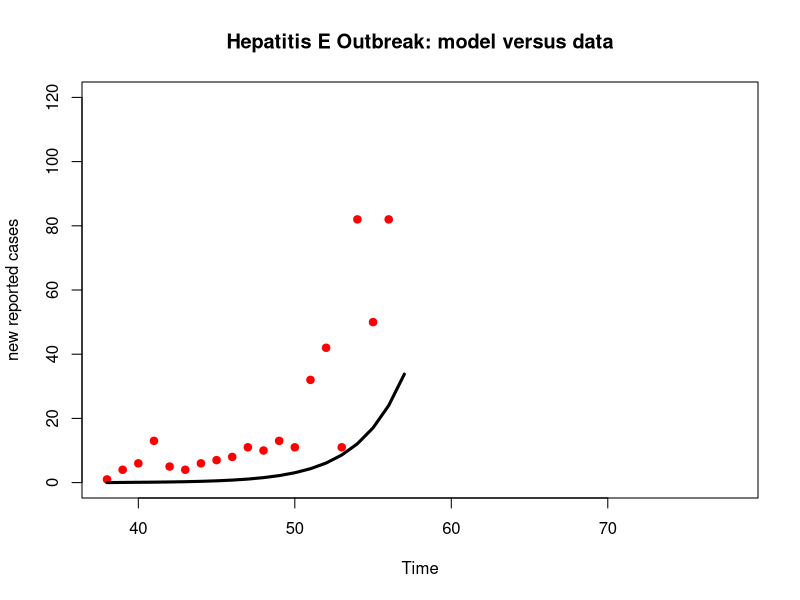
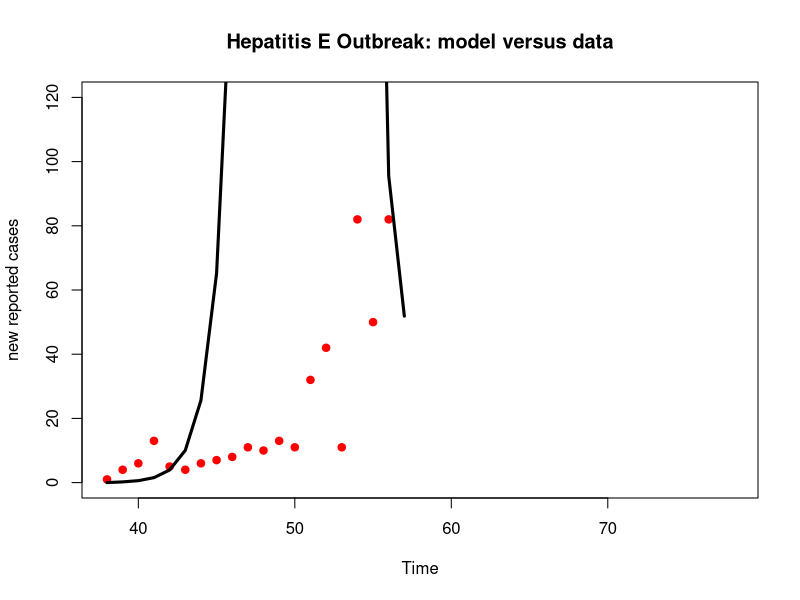
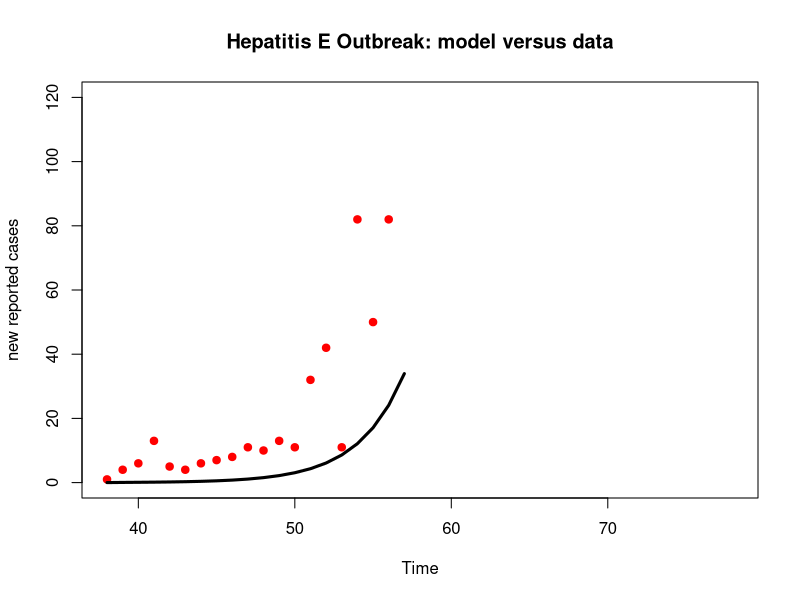
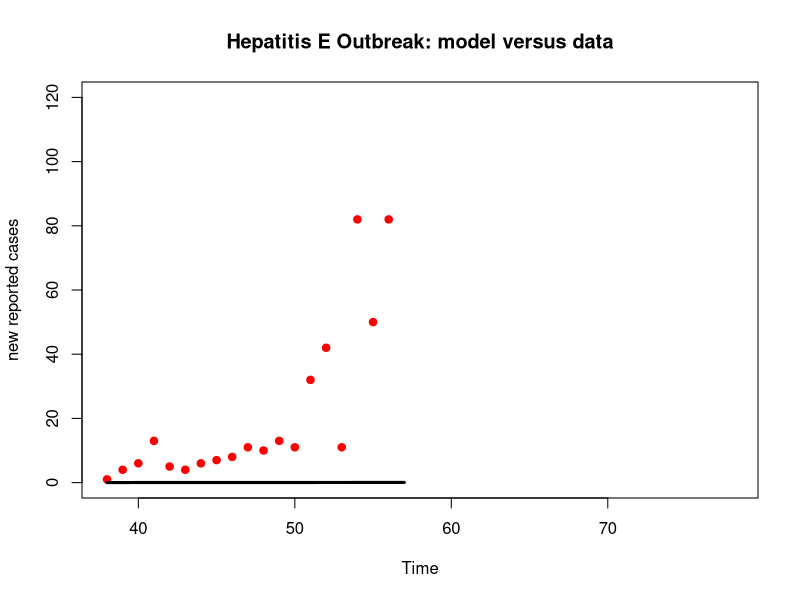
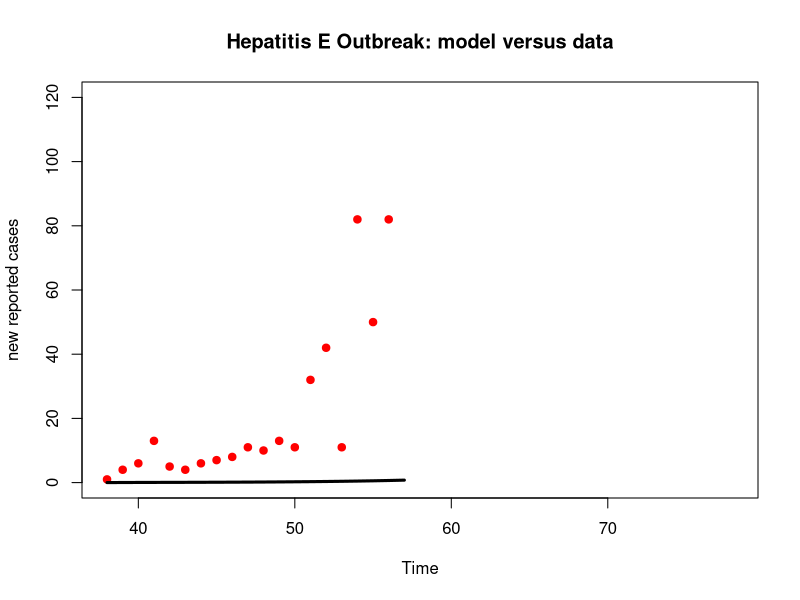
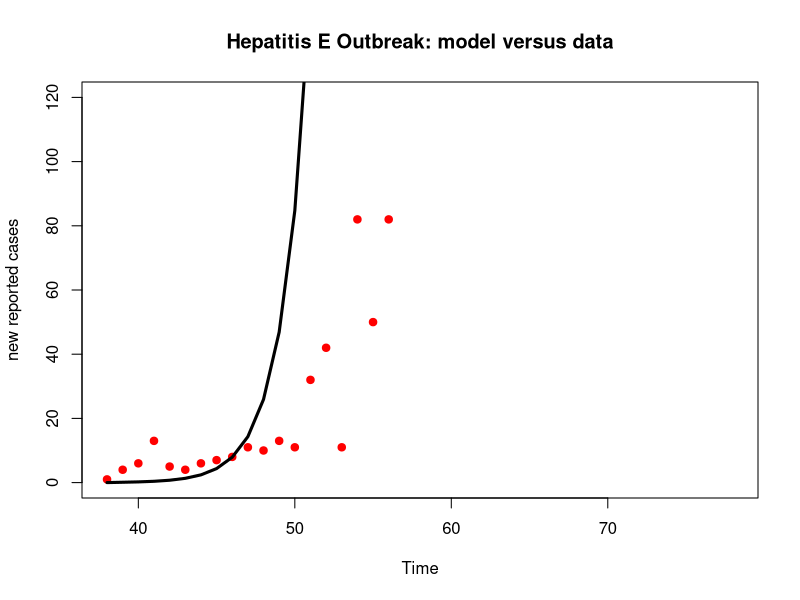
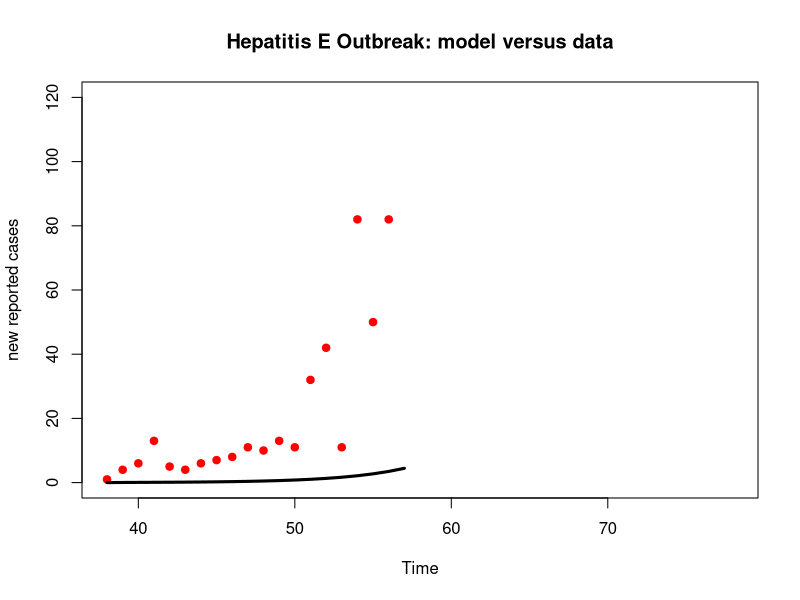
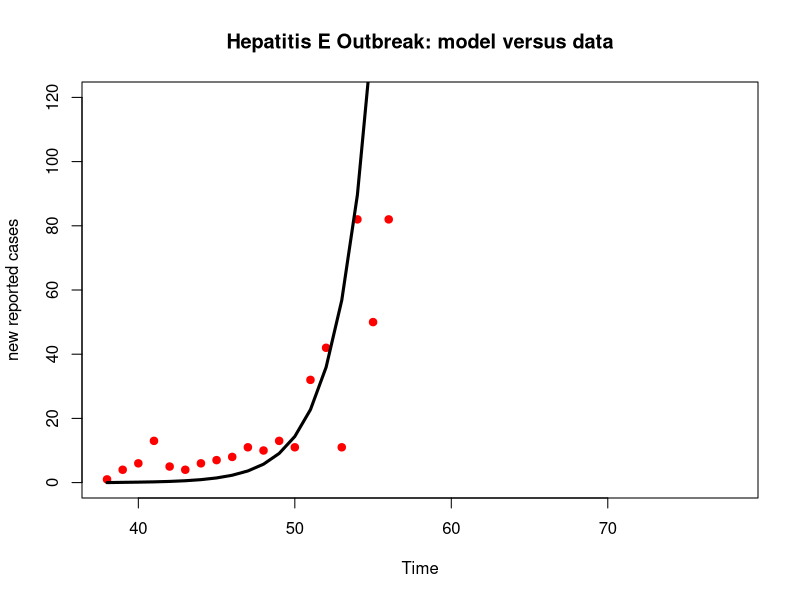

Reproduce these figures in R, in order.
#setwd("C:/...") # only needed if script is opened outside Rproj

library(deSolve)

cases <- read.csv('hepEdata_begin-4.csv')

hepENLL<- function(par)
{

  # define the number of weeks to run the model
  times <- seq(0, length(cases$week), by = 1)
  week_start <- 38
  week_stop <- 78
  #MODEL PARAMETERS: ALL
  parameters <- c(mui=(1/(50*52)),    # birth
                  muo=(1/(50*52)),    # death
                  R0=exp(par[1]),     # basic reproduction number
                  omega=(1/(10*52)),  # rate of loss of immunity = 1/(average duration of immunity)
                  gamma=(1/2),        # rate of movement from latent to infectious stage = 1/(average latent period)
                  tau=(1/4),          # rate of recovery = 1/(average duration of infection)
                  report=1/7,         # proportion of all infections that are reported
                  amp=0,              # relative amplitude of seasonal forcing
                  phi=0              # week of peak in seasonal forcing
  )
  
  # MODEL INITIAL CONDITIONS
  initP<-exp(par[2])
  
  initE<-1
  initI<-0
  initR<-0
  initS<-initP-initE-initI-initR
  
  state <- c(S = initS, E=initE, I = initI,R = initR)
  
  # set up a function to solve and fit the model
  HepE<-function(t, state, parameters) 
  {
    with(as.list(c(state, parameters)),
{
  
  # define variables
  P <- (S+E+I+R)
  seas<-1+amp*cos(2*pi*(t-phi)/52)
  beta<-(R0*(muo+tau)*(gamma+muo))/gamma
  lam <- beta*I/P
  
  # rate of change
  dS <- mui*P-muo*S-lam*S+omega*R
  dE <- -muo*E+lam*S-gamma*E
  dI <- -muo*I+gamma*E-tau*I
  dR <- -muo*R+tau*I-omega*R
  
  # return the rate of change
  list(c(dS, dE, dI, dR))
}
    ) 
    
  }  
  
  out <- ode(y = state, times = times, func = HepE, parms = parameters)
  pop<-out[,"S"]+out[,"E"]+out[,"I"]+out[,"R"]

  
  beta  <- (parameters["R0"]*(parameters["muo"]+parameters["tau"])*(parameters["gamma"]+parameters["muo"]))/parameters["gamma"]
  lam <- beta*out[,"I"]/pop
  inc <- parameters["report"]*lam*out[,"S"]
  
  plot(cases$week,cases$new.case,pch=19,col='red',xlim=c(week_start,week_stop),ylim=c(0,120),main = "Hepatitis E Outbreak: model versus data",xlab = "Time",ylab="new reported cases")
  lines(out[,"time"]+week_start,inc,lwd=3)
  
  Sys.sleep(.1)
  
  L=matrix(0,nrow=length(cases[,1]),ncol=1)  
  L<-dpois(cases$new.case,inc,log=TRUE)
  
  LL<-sum((1-(L==-Inf))*L,na.rm=TRUE)
  
  NLL<--LL
  
  NLL 
  
}

fit<-optim(c(log(4),log(209100)), hepENLL, hessian=TRUE,method=("Nelder-Mead"),control=list(trace=TRUE))

fisher_info <- solve(fit$hessian)
prop_sigma <- sqrt(diag(fisher_info))
upper <- exp(fit$par+1.96*prop_sigma)
lower <- exp(fit$par-1.96*prop_sigma)
estimate<-exp(fit$par)
estimate
